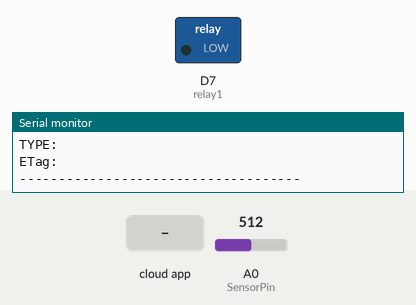
Simulated run of this sketch. Board: ESP8266 (NodeMCU). Parts: switched loads named in the sketch (green lamp = pin HIGH), the last lines printed to the serial monitor. The inputs (shaded band) are chosen by the test bench; at power-on: A0 (SensorPin) = 512. WiFi joins after 1.5 s; servers stay silent unless stated; network time is answered at once with the bench clock; the local clock reads 2024-03-15 10:24:30 at power-on unless the sketch sets it; the Firebase database answers and starts empty.

Above: at 2.7 s.
2.8 s: the phone or cloud app sets Value to 1
At 8.9 s:
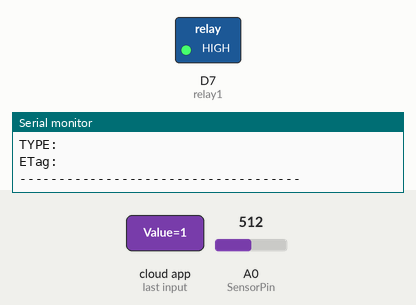
14.8 s: A0 (SensorPin) set to 616
19.6 s: A0 (SensorPin) set to 636
At 24.8 s:
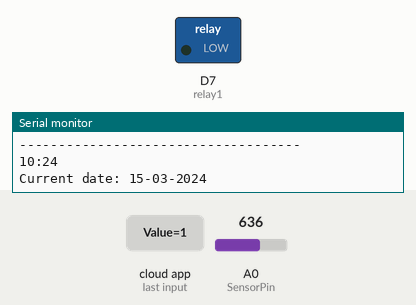
Timing chart, 0 to 26.3 s (numbered marks = the images above; inputs shaded):
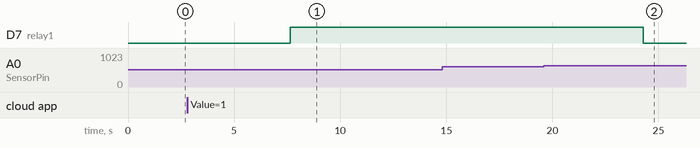

The sketch:

ChloeIOT.ino
```cpp
#include "FirebaseESP8266.h"  // Install Firebase ESP8266 library
#include <ESP8266WiFi.h>
#include <NTPClient.h>
#include <WiFiUdp.h>

#define FIREBASE_HOST "chloeiot-default-rtdb.firebaseio.com" //Without http:// or https:// schemes
#define FIREBASE_AUTH "X4wkoaKbSrITcHQ075Tkb4VutJsROgI4iz3IkvG4"
#define WIFI_SSID "ANU"                           //NAMA WIFI
#define WIFI_PASSWORD "ifafani157"                //PASS WIFI

#define SensorPin A0    //PIN analog untuk sensor soil moisture

// Define NTP Client to get time
WiFiUDP ntpUDP;
NTPClient timeClient(ntpUDP, "pool.ntp.org");

int sensorValue = 0;
int kelembapan=0;
String StrKelembapan;
const int relay1 = D7;
int x = 0;


//Define FirebaseESP8266 data object
FirebaseData firebaseData,indikator,historyx;
FirebaseJson json;

void setup()
{
  Serial.begin(9600);
  randomSeed(analogRead(0));

   pinMode(relay1, OUTPUT);

  WiFi.begin(WIFI_SSID, WIFI_PASSWORD);
  Serial.print("Connecting to Wi-Fi");

  while (WiFi.status() != WL_CONNECTED)
  {
    Serial.print(".");
    delay(300);
  }
  Serial.println();
  Serial.print("Connected with IP: ");
  Serial.println(WiFi.localIP());
  Serial.println();

  Firebase.begin(FIREBASE_HOST, FIREBASE_AUTH);
  Firebase.reconnectWiFi(true);

  // Initialize a NTPClient to get time
  timeClient.begin();
  // Set offset time in seconds to adjust for your timezone, for example:
  // GMT +1 = 3600
  // GMT +8 = 28800
  // GMT -1 = -3600
  // GMT 0 = 0
  timeClient.setTimeOffset(25200);

}

        void sensorUpdate()                                                                           //untuk kirim data kelembapan realtime
        {
          sensorValue = analogRead(SensorPin);
          kelembapan = (sensorValue*100)/1023;

          if (Firebase.setInt(firebaseData, "/DRealtime/humidity", kelembapan))
          {
            Serial.println("PASSED");
            Serial.println("PATH: " + firebaseData.dataPath());
            Serial.println("TYPE: " + firebaseData.dataType());
            Serial.println("ETag: " + firebaseData.ETag());
            Serial.println("Suhunya" +sensorValue);
            Serial.println("------------------------------------");
            Serial.println();
          }
          else
          {
            Serial.println("FAILED");
            Serial.println("REASON: " + firebaseData.errorReason());
            Serial.println("------------------------------------");
            Serial.println();
          }

        }
           //SIRAM
            int f = 1;
            void siram()                                                            //Untuk siram manual lewat tombol--------------------------------------
            {

                Firebase.getInt(indikator,"/InWatering/Value");
                int x3=indikator.intData();

                if(x3==2){
                  digitalWrite(relay1,LOW); //nyala
                  delay(3000);
                  Firebase.setInt(firebaseData, "/InWatering/Value", f);
                }
                if(x3==1){
                  digitalWrite(relay1,HIGH); //mati
                }
            }

            void history()                                                                    //History-------------------------------------------------
            {
              delay(5000);
               sensorValue = analogRead(SensorPin);
               kelembapan = (sensorValue*100)/1023;
               timeClient.update();


                  unsigned long epochTime = timeClient.getEpochTime();
                  String formattedTime = timeClient.getFormattedTime();

                  int currentHour = timeClient.getHours();
                     String jam ="";

                    if(currentHour<10){

                      jam="0"+String(currentHour);

                    }else{
                      jam =String(currentHour);
                      };

//                    String jam = (String)currentHour;

                  int currentMinute = timeClient.getMinutes();
                     String menit ="";
                    if(currentMinute<10){

                      menit="0"+String(currentMinute);

                    }else{
                      menit =String(currentMinute);
                      };

//                    String menit = (String)currentMinute;

                  String jamfix= jam+ ":" + menit;

                  Serial.println(jamfix);

                  //Get a time structure
                  struct tm *ptm = gmtime ((time_t *)&epochTime);

                  int monthDay = ptm->tm_mday;

                    String tanggal ="";

                    if(monthDay<10){

                      tanggal="0"+String(monthDay);

                    }else{
                      tanggal =String(monthDay);
                      };

                  int currentMonth = ptm->tm_mon+1;
                //  Serial.print("Month: ");
                //  Serial.println(currentMonth);
                    String bulan ="";

                     if(currentMonth<10){

                      bulan="0"+String(currentMonth);

                    }else{
                       bulan =String(currentMonth);
                    };

                  int currentYear = ptm->tm_year+1900;

                  //Print complete date:
                  String currentDate = tanggal + "-" + bulan + "-" + String(currentYear);
                  String currentDate1= String(currentYear)+ "-" + bulan + "-" + tanggal;
                  Serial.print("Current date: ");
                  Serial.println(currentDate);
                  Serial.println("");

                  String Pkey=currentDate1+"_"+jamfix;

                  StrKelembapan = String(kelembapan)+"%";

                if(kelembapan>60){
                  digitalWrite(relay1,LOW); //nyala
                  delay(3000);
                  digitalWrite(relay1,HIGH); //mati

                  Firebase.setString(historyx, "/History/"+Pkey+"/date", currentDate);
                  Firebase.setString(historyx, "/History/"+Pkey+"/soilMoisture", StrKelembapan);
                  Firebase.setString(historyx, "/History/"+Pkey+"/time", jamfix);
                  }
            }

void loop() {
  sensorUpdate();
  siram();
  history();
  delay(500);
}
```

Measured:
- the behaviour switches between 624 and 625 on A0 (SensorPin) (found by bisection; images 1 and 2)
- after the input at 2.8 s, D7 (relay1): LOW → HIGH after 4.9 s
- after the input at 19.6 s, D7 (relay1): HIGH → LOW after 4.7 s
